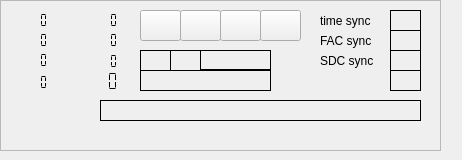
<?xml version="1.0" encoding="UTF-8"?>
<ui version="4.0">
 <class>drmdecoder</class>
 <widget class="QWidget" name="drmdecoder">
  <property name="geometry">
   <rect>
    <x>0</x>
    <y>0</y>
    <width>462</width>
    <height>160</height>
   </rect>
  </property>
  <property name="windowTitle">
   <string>drm decoder</string>
  </property>
  <widget class="QFrame" name="frame">
   <property name="geometry">
    <rect>
     <x>0</x>
     <y>0</y>
     <width>441</width>
     <height>151</height>
    </rect>
   </property>
   <property name="frameShape">
    <enum>QFrame::StyledPanel</enum>
   </property>
   <property name="frameShadow">
    <enum>QFrame::Raised</enum>
   </property>
   <widget class="QLCDNumber" name="show_int_offset">
    <property name="geometry">
     <rect>
      <x>80</x>
      <y>10</y>
      <width>41</width>
      <height>21</height>
     </rect>
    </property>
    <property name="toolTip">
     <string>&lt;html&gt;&lt;head/&gt;&lt;body&gt;&lt;p&gt;&amp;quot;Coarse frequency offset as measured by the software&amp;quot;&lt;/p&gt;&lt;p&gt;&lt;br/&gt;&lt;/p&gt;&lt;/body&gt;&lt;/html&gt;</string>
    </property>
    <property name="frameShape">
     <enum>QFrame::NoFrame</enum>
    </property>
    <property name="segmentStyle">
     <enum>QLCDNumber::Flat</enum>
    </property>
   </widget>
   <widget class="QLCDNumber" name="show_small_offset">
    <property name="geometry">
     <rect>
      <x>80</x>
      <y>30</y>
      <width>41</width>
      <height>21</height>
     </rect>
    </property>
    <property name="toolTip">
     <string>&lt;html&gt;&lt;head/&gt;&lt;body&gt;&lt;p&gt;Fine frequency offset as measured by the software (i.e. the offset to the nearest carrier).&lt;/p&gt;&lt;/body&gt;&lt;/html&gt;</string>
    </property>
    <property name="frameShape">
     <enum>QFrame::NoFrame</enum>
    </property>
    <property name="segmentStyle">
     <enum>QLCDNumber::Flat</enum>
    </property>
   </widget>
   <widget class="QLabel" name="timeSyncLabel">
    <property name="geometry">
     <rect>
      <x>390</x>
      <y>10</y>
      <width>31</width>
      <height>21</height>
     </rect>
    </property>
    <property name="toolTip">
     <string>&lt;html&gt;&lt;head/&gt;&lt;body&gt;&lt;p&gt;Time sync label, green means time synchronization is OK.&lt;/p&gt;&lt;/body&gt;&lt;/html&gt;</string>
    </property>
    <property name="frameShape">
     <enum>QFrame::Box</enum>
    </property>
    <property name="text">
     <string/>
    </property>
   </widget>
   <widget class="QLabel" name="label_2">
    <property name="geometry">
     <rect>
      <x>320</x>
      <y>10</y>
      <width>66</width>
      <height>21</height>
     </rect>
    </property>
    <property name="text">
     <string>time sync</string>
    </property>
   </widget>
   <widget class="QLabel" name="facSyncLabel">
    <property name="geometry">
     <rect>
      <x>390</x>
      <y>30</y>
      <width>31</width>
      <height>21</height>
     </rect>
    </property>
    <property name="toolTip">
     <string>&lt;html&gt;&lt;head/&gt;&lt;body&gt;&lt;p&gt;FAC sync label, Green means that FAC's could be decoded (easy, often 4QAM).&lt;/p&gt;&lt;/body&gt;&lt;/html&gt;</string>
    </property>
    <property name="frameShape">
     <enum>QFrame::Box</enum>
    </property>
    <property name="text">
     <string/>
    </property>
   </widget>
   <widget class="QLabel" name="label_3">
    <property name="geometry">
     <rect>
      <x>320</x>
      <y>30</y>
      <width>66</width>
      <height>21</height>
     </rect>
    </property>
    <property name="text">
     <string>FAC sync</string>
    </property>
   </widget>
   <widget class="QLabel" name="modeIndicator">
    <property name="geometry">
     <rect>
      <x>170</x>
      <y>50</y>
      <width>31</width>
      <height>21</height>
     </rect>
    </property>
    <property name="frameShape">
     <enum>QFrame::Box</enum>
    </property>
    <property name="text">
     <string/>
    </property>
   </widget>
   <widget class="QLabel" name="sdcSyncLabel">
    <property name="geometry">
     <rect>
      <x>390</x>
      <y>50</y>
      <width>31</width>
      <height>21</height>
     </rect>
    </property>
    <property name="toolTip">
     <string>&lt;html&gt;&lt;head/&gt;&lt;body&gt;&lt;p&gt;SDC sync label, green means SDC's could be decoded (usually 16 QAM).&lt;/p&gt;&lt;/body&gt;&lt;/html&gt;</string>
    </property>
    <property name="frameShape">
     <enum>QFrame::Box</enum>
    </property>
    <property name="text">
     <string/>
    </property>
   </widget>
   <widget class="QLabel" name="label_4">
    <property name="geometry">
     <rect>
      <x>320</x>
      <y>50</y>
      <width>64</width>
      <height>21</height>
     </rect>
    </property>
    <property name="text">
     <string>SDC sync</string>
    </property>
   </widget>
   <widget class="QLabel" name="stationLabel">
    <property name="geometry">
     <rect>
      <x>140</x>
      <y>70</y>
      <width>131</width>
      <height>21</height>
     </rect>
    </property>
    <property name="frameShape">
     <enum>QFrame::Box</enum>
    </property>
    <property name="lineWidth">
     <number>1</number>
    </property>
    <property name="text">
     <string/>
    </property>
   </widget>
   <widget class="QLabel" name="audioModelabel">
    <property name="geometry">
     <rect>
      <x>200</x>
      <y>50</y>
      <width>71</width>
      <height>20</height>
     </rect>
    </property>
    <property name="frameShape">
     <enum>QFrame::Box</enum>
    </property>
    <property name="text">
     <string/>
    </property>
   </widget>
   <widget class="QLCDNumber" name="snrDisplay">
    <property name="geometry">
     <rect>
      <x>70</x>
      <y>70</y>
      <width>51</width>
      <height>23</height>
     </rect>
    </property>
    <property name="toolTip">
     <string>&lt;html&gt;&lt;head/&gt;&lt;body&gt;&lt;p&gt;Estimate of the SNR of the DRM signal.&lt;/p&gt;&lt;/body&gt;&lt;/html&gt;</string>
    </property>
    <property name="frameShape">
     <enum>QFrame::NoFrame</enum>
    </property>
    <property name="frameShadow">
     <enum>QFrame::Plain</enum>
    </property>
    <property name="lineWidth">
     <number>0</number>
    </property>
    <property name="segmentStyle">
     <enum>QLCDNumber::Flat</enum>
    </property>
   </widget>
   <widget class="QLabel" name="spectrumIndicator">
    <property name="geometry">
     <rect>
      <x>140</x>
      <y>50</y>
      <width>31</width>
      <height>21</height>
     </rect>
    </property>
    <property name="frameShape">
     <enum>QFrame::Box</enum>
    </property>
    <property name="text">
     <string/>
    </property>
   </widget>
   <widget class="QPushButton" name="channel_1">
    <property name="geometry">
     <rect>
      <x>140</x>
      <y>10</y>
      <width>41</width>
      <height>31</height>
     </rect>
    </property>
    <property name="toolTip">
     <string>&lt;html&gt;&lt;head/&gt;&lt;body&gt;&lt;p&gt;Visibility of the button suggests the availability of a DRM channel.&lt;/p&gt;&lt;/body&gt;&lt;/html&gt;</string>
    </property>
    <property name="text">
     <string/>
    </property>
   </widget>
   <widget class="QPushButton" name="channel_2">
    <property name="geometry">
     <rect>
      <x>180</x>
      <y>10</y>
      <width>41</width>
      <height>31</height>
     </rect>
    </property>
    <property name="text">
     <string/>
    </property>
   </widget>
   <widget class="QPushButton" name="channel_3">
    <property name="geometry">
     <rect>
      <x>220</x>
      <y>10</y>
      <width>41</width>
      <height>31</height>
     </rect>
    </property>
    <property name="text">
     <string/>
    </property>
   </widget>
   <widget class="QPushButton" name="channel_4">
    <property name="geometry">
     <rect>
      <x>260</x>
      <y>10</y>
      <width>41</width>
      <height>31</height>
     </rect>
    </property>
    <property name="text">
     <string/>
    </property>
   </widget>
   <widget class="QLCDNumber" name="timeOffsetDisplay">
    <property name="geometry">
     <rect>
      <x>10</x>
      <y>30</y>
      <width>41</width>
      <height>21</height>
     </rect>
    </property>
    <property name="toolTip">
     <string>&lt;html&gt;&lt;head/&gt;&lt;body&gt;&lt;p&gt;Time offset display, i.e. the &amp;quot;fine&amp;quot; time error.&lt;/p&gt;&lt;/body&gt;&lt;/html&gt;</string>
    </property>
    <property name="frameShape">
     <enum>QFrame::NoFrame</enum>
    </property>
    <property name="segmentStyle">
     <enum>QLCDNumber::Flat</enum>
    </property>
   </widget>
   <widget class="QLCDNumber" name="clockOffsetDisplay">
    <property name="geometry">
     <rect>
      <x>10</x>
      <y>50</y>
      <width>41</width>
      <height>21</height>
     </rect>
    </property>
    <property name="toolTip">
     <string>&lt;html&gt;&lt;head/&gt;&lt;body&gt;&lt;p&gt;Estimate of the clock offset (measured between successive frames).&lt;/p&gt;&lt;/body&gt;&lt;/html&gt;</string>
    </property>
    <property name="frameShape">
     <enum>QFrame::NoFrame</enum>
    </property>
    <property name="segmentStyle">
     <enum>QLCDNumber::Flat</enum>
    </property>
   </widget>
   <widget class="QLCDNumber" name="timeDelayDisplay">
    <property name="geometry">
     <rect>
      <x>10</x>
      <y>10</y>
      <width>41</width>
      <height>21</height>
     </rect>
    </property>
    <property name="toolTip">
     <string>&lt;html&gt;&lt;head/&gt;&lt;body&gt;&lt;p&gt;Time delay, i.e. a measure of the timing error.&lt;/p&gt;&lt;/body&gt;&lt;/html&gt;</string>
    </property>
    <property name="frameShape">
     <enum>QFrame::NoFrame</enum>
    </property>
    <property name="segmentStyle">
     <enum>QLCDNumber::Flat</enum>
    </property>
   </widget>
   <widget class="QLCDNumber" name="angleDisplay">
    <property name="geometry">
     <rect>
      <x>80</x>
      <y>50</y>
      <width>41</width>
      <height>23</height>
     </rect>
    </property>
    <property name="toolTip">
     <string>&lt;html&gt;&lt;head/&gt;&lt;body&gt;&lt;p&gt;Phase angle of the error.&lt;/p&gt;&lt;/body&gt;&lt;/html&gt;</string>
    </property>
    <property name="frameShape">
     <enum>QFrame::NoFrame</enum>
    </property>
    <property name="segmentStyle">
     <enum>QLCDNumber::Flat</enum>
    </property>
   </widget>
   <widget class="QLabel" name="faadSyncLabel">
    <property name="geometry">
     <rect>
      <x>390</x>
      <y>70</y>
      <width>31</width>
      <height>21</height>
     </rect>
    </property>
    <property name="toolTip">
     <string>&lt;html&gt;&lt;head/&gt;&lt;body&gt;&lt;p&gt;Faad sync label. Green means that the AAC decoder could decode audio.&lt;/p&gt;&lt;/body&gt;&lt;/html&gt;</string>
    </property>
    <property name="frameShape">
     <enum>QFrame::Box</enum>
    </property>
    <property name="text">
     <string/>
    </property>
   </widget>
   <widget class="QLabel" name="messageLabel">
    <property name="geometry">
     <rect>
      <x>100</x>
      <y>100</y>
      <width>321</width>
      <height>21</height>
     </rect>
    </property>
    <property name="frameShape">
     <enum>QFrame::Box</enum>
    </property>
    <property name="text">
     <string/>
    </property>
   </widget>
   <widget class="QLCDNumber" name="phaseOffsetDisplay">
    <property name="geometry">
     <rect>
      <x>10</x>
      <y>72</y>
      <width>41</width>
      <height>21</height>
     </rect>
    </property>
    <property name="font">
     <font>
      <family>DejaVu Sans</family>
      <pointsize>8</pointsize>
     </font>
    </property>
    <property name="toolTip">
     <string>&lt;html&gt;&lt;head/&gt;&lt;body&gt;&lt;p&gt;PhaseOffsetDisplay shows the local offset of the frequency as caused by the mousewheeel&lt;/p&gt;&lt;/body&gt;&lt;/html&gt;</string>
    </property>
    <property name="frameShape">
     <enum>QFrame::NoFrame</enum>
    </property>
    <property name="segmentStyle">
     <enum>QLCDNumber::Flat</enum>
    </property>
   </widget>
   <widget class="QLabel" name="aacDataLabel">
    <property name="geometry">
     <rect>
      <x>280</x>
      <y>70</y>
      <width>91</width>
      <height>16</height>
     </rect>
    </property>
    <property name="text">
     <string/>
    </property>
   </widget>
   <widget class="QLabel" name="countryLabel">
    <property name="geometry">
     <rect>
      <x>10</x>
      <y>120</y>
      <width>211</width>
      <height>21</height>
     </rect>
    </property>
    <property name="text">
     <string/>
    </property>
   </widget>
   <widget class="QLabel" name="programTypeLabel">
    <property name="geometry">
     <rect>
      <x>230</x>
      <y>120</y>
      <width>191</width>
      <height>21</height>
     </rect>
    </property>
    <property name="text">
     <string/>
    </property>
   </widget>
   <widget class="QLabel" name="timeLabel">
    <property name="geometry">
     <rect>
      <x>20</x>
      <y>160</y>
      <width>181</width>
      <height>21</height>
     </rect>
    </property>
    <property name="text">
     <string/>
    </property>
   </widget>
  </widget>
 </widget>
 <resources/>
 <connections/>
</ui>
